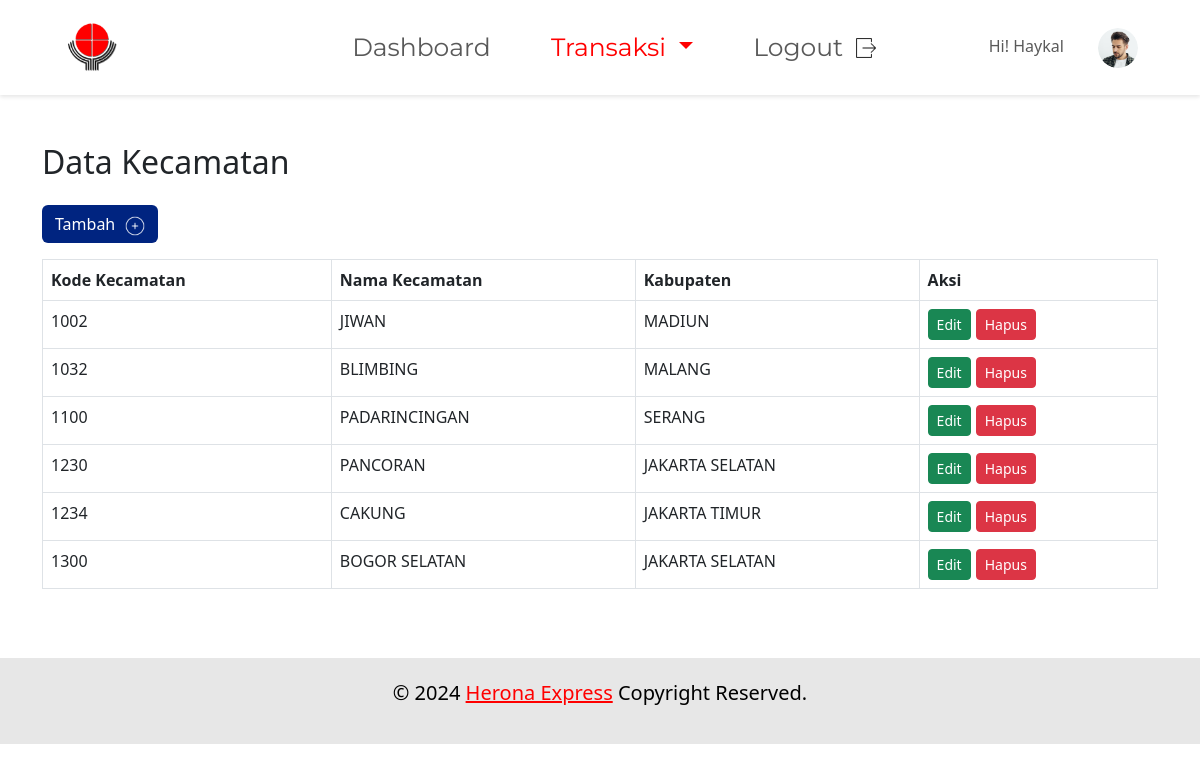
/pengirimanibrahim/Kecamatan/kecamatanlihat1.php, run on the app's committed database.
### tables this page shows
CREATE TABLE `kecamatan` (
  `Kd_Kecamatan` int(11) NOT NULL,
  `Nama_Kecamatan` varchar(30) DEFAULT NULL,
  `Kd_Kabupaten` int(11) NOT NULL
);

CREATE TABLE `kabupatenkota` (
  `Kd_Kabupaten` int(11) NOT NULL,
  `Nama_Kabupaten` varchar(30) DEFAULT NULL
);

### pengirimanibrahim/Kecamatan/kecamatanlihat1.php (the view, shortened to what this page needs)
<!DOCTYPE html>
<html lang="en">
  <head>
    <link href="https://cdn.jsdelivr.net/npm/bootstrap@5.3.0-alpha1/dist/css/bootstrap.min.css" rel="stylesheet" />
  </head>
<body>
<?php include '../config.php'; ?>
<?php include $_SERVER['DOCUMENT_ROOT'] . '/pengirimanibrahim/assets/navbar.php'; ?>
    <section class="container mt-5">
        <h2 class="mb-4">Data Kecamatan</h2>
        <div class="d-flex justify-content-between align-items-center">
          <button type="button" class="btn mb-3" style="color: #FFFFFF; background-color: #002480 ;"data-bs-toggle="modal" data-bs-target="#tambahModal">Tambah<img src="/pengirimanibrahim/img/add.png" width="20" height="20" style="margin-left: 10px;" ></img></button>
        </div>
        <div class="table-responsive">
          <table class="table table-bordered">
            <thead>
              <tr>
                <th scope="col">Kode Kecamatan</th>
                <th scope="col">Nama Kecamatan</th>
                <th scope="col">Kabupaten</th>
                <th scope="col">Aksi</th>
              </tr>
            </thead>
            <tbody>
            <?php
$query = "SELECT kc.Kd_Kecamatan, kc.Nama_Kecamatan, kb.Nama_Kabupaten
          FROM Kecamatan kc, KabupatenKota kb
          WHERE kc.Kd_Kabupaten = kb.Kd_Kabupaten";
$result = mysqli_query($db, $query);
while ($data = mysqli_fetch_assoc($result)) {
    ?>
    <tr>
        <td><?php echo $data['Kd_Kecamatan']; ?></td>
        <td><?php echo $data['Nama_Kecamatan']; ?></td>
        <td><?php echo $data['Nama_Kabupaten']; ?></td>
        <td>
            <div class="action-buttons" style="display: flex; gap: 5px;">
            <a class="btn btn-success btn-sm" href="kecamatanubah1.php?Kd_Kecamatan=<?php echo $data['Kd_Kecamatan']; ?>">Edit</a>
            <a class="btn btn-danger btn-sm" href="kecamatanhapus.php?Kd_Kecamatan=<?php echo $data['Kd_Kecamatan']; ?>" onclick="return confirm('Apakah Anda yakin ingin menghapus data ini?')">Hapus</a>
            </div>
        </td>
    </tr>
    <?php
}
?>
            </tbody>
          </table>
        </div>
      </section>
    <footer class="footer" style="background-color: #e7e7e7; margin-top: 53px; padding: 20px 0;">
    <div class="container">
        <div class="row">
            <div class="col-12">
                <p class="text-center" style="font-size: 20px; color: #000; font-weight: 400;">
                    <span>© 2024</span>
                    <a href="https://www.heronaexpress.co.id/lokasi.php#" class="text-link" style="color: red;" target="_blank">Herona Express</a>
                    <span>Copyright Reserved.</span>
                </p>
            </div>
        </div>
    </div>
</footer>
</body>
</html>

### data on the page
kecamatan: Kd_Kecamatan "1002", Nama_Kecamatan "JIWAN", Kd_Kabupaten.Nama_Kabupaten "MADIUN"
kecamatan: Kd_Kecamatan "1032", Nama_Kecamatan "BLIMBING", Kd_Kabupaten.Nama_Kabupaten "MALANG"
kecamatan: Kd_Kecamatan "1100", Nama_Kecamatan "PADARINCINGAN", Kd_Kabupaten.Nama_Kabupaten "SERANG"
kecamatan: Kd_Kecamatan "1230", Nama_Kecamatan "PANCORAN", Kd_Kabupaten.Nama_Kabupaten "JAKARTA SELATAN"
kecamatan: Kd_Kecamatan "1234", Nama_Kecamatan "CAKUNG", Kd_Kabupaten.Nama_Kabupaten "JAKARTA TIMUR"
kecamatan: Kd_Kecamatan "1300", Nama_Kecamatan "BOGOR SELATAN", Kd_Kabupaten.Nama_Kabupaten "JAKARTA SELATAN"
